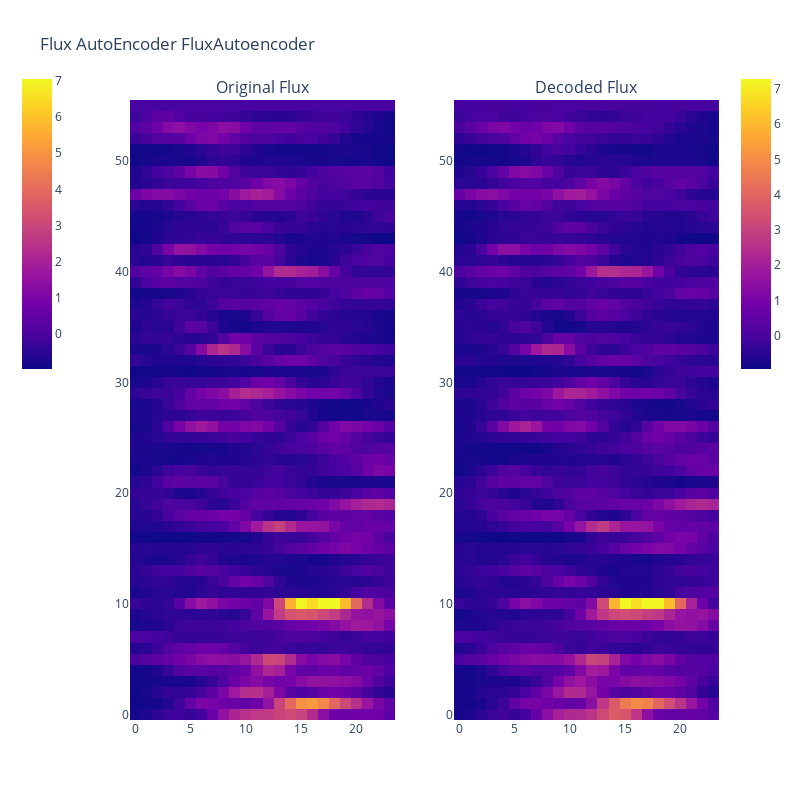

The notebook cell saved with this chart:
### Code cell
plot_autoencoder(model, val_fluxes_array[758])

### Figure 1 — Plotly figure (JSON) as saved in the notebook; plotly's stock layout.template omitted (floating-point values rounded to 4 significant figures; data arrays with more than 128 entries replaced by an {"elided": "..."} marker saying what was removed)
{"data": [{"colorbar": {"len": 0.5, "x": -0.2, "y": 0.8}, "type": "heatmap", "xaxis": "x", "yaxis": "y", "z": {"elided": "56x24 float values"}}, {"colorbar": {"len": 0.5, "y": 0.8}, "type": "heatmap", "xaxis": "x2", "yaxis": "y2", "z": {"elided": "56x24 float values"}}], "layout": {"annotations": [{"font": {"size": 16}, "showarrow": false, "text": "Original Flux", "x": 0.225, "xanchor": "center", "xref": "paper", "y": 1, "yanchor": "bottom", "yref": "paper"}, {"font": {"size": 16}, "showarrow": false, "text": "Decoded Flux", "x": 0.775, "xanchor": "center", "xref": "paper", "y": 1, "yanchor": "bottom", "yref": "paper"}], "height": 800, "title": {"text": "Flux AutoEncoder FluxAutoencoder"}, "width": 800, "xaxis": {"anchor": "y", "domain": [0, 0.45]}, "xaxis2": {"anchor": "y2", "domain": [0.55, 1]}, "yaxis": {"anchor": "x", "domain": [0, 1]}, "yaxis2": {"anchor": "x2", "domain": [0, 1]}}}
